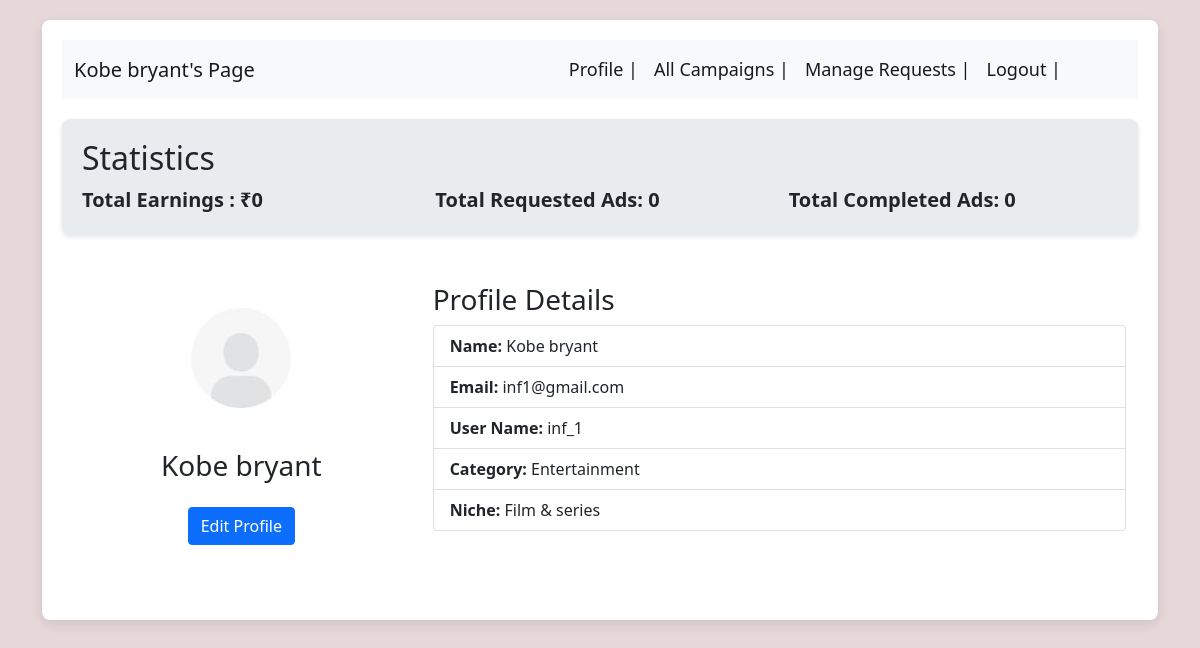
/influencer/profile/2 (signed in), run on the app's committed database.
### backend/models.py (models this page shows)
class user_table(db.Model):
    __tablename__ = "user_table"
    id = db.Column(db.Integer, primary_key=True)
    email = db.Column(db.String, nullable=False)
    full_name = db.Column(db.String, nullable=False)
    user_name = db.Column(db.String, nullable=False)
    pwd = db.Column(db.String, nullable=False)
    role = db.Column(db.Integer, nullable=False)
    status = db.Column(db.Integer,nullable = False,default = 1)
    user_influencer = db.relationship("influencers", backref="user")
    user_sponsor = db.relationship("sponsors", backref="user")

class influencers(db.Model):
    __tablename__ = "influencers"
    id = db.Column(db.Integer, db.ForeignKey('user_table.id'), primary_key=True)
    category = db.Column(db.String, nullable=False)
    niche = db.Column(db.String, nullable=False)
    followers_count = db.Column(db.Integer, nullable=False)
    earnings = db.Column(db.Integer,nullable = False,default = 0)

### backend/influencer_controllers.py (the view)
@app.route("/influencer/profile/<int:user_id>", methods=["GET", "POST"])
def influencer_profile(user_id):
    influencer_info = get_influencer_info(user_id)
    total_earnings = influencer_total_earnings(user_id)
    total_ads_requested = influencer_total_campaigns(user_id)
    total_ads_completed = influencer_total_campaigns_completed(user_id)
    return render_template("influencers_templates/influencer-profile.html",influencer_info = influencer_info,id = user_id,total_earnings = total_earnings
                           ,total_ads_requested = total_ads_requested,
                           total_ads_completed = total_ads_completed)

### backend/influencer_controllers.py (called while the page is built)
def get_influencer_info(user_id):
    influencer = influencers.query.filter_by(id=user_id).first()
    user = user_table.query.filter_by(id=user_id).first()
    influencer_info = {}
    influencer_info[user_id] = [
        user.full_name,
        user.email,
        user.user_name,
        influencer.category,
        influencer.niche,
        influencer.followers_count,
        user.pwd ]
    return dict(influencer_info)

def influencer_total_earnings(influencer_id):
    influencer = influencers.query.filter_by(id=influencer_id).first()
    return influencer.earnings

def influencer_total_campaigns(influencer_id):
    return adRequests.query.filter_by(influencer_id=influencer_id).count()

def influencer_total_campaigns_completed(influencer_id):
    return adRequests.query.filter_by(influencer_id=influencer_id, status=1).count()

### templates/influencers_templates/influencer-profile.html (shortened to what this page needs)
<!DOCTYPE html>
<html lang="en">
<head>
    <link rel = "stylesheet" href = "/static/influencer.css">
    <link href="https://cdn.jsdelivr.net/npm/bootstrap@5.0.2/dist/css/bootstrap.min.css" rel="stylesheet"
>
</head>
<body>
    <div class="container">
        <div class="panel">
            <nav class="navbar navbar-expand-lg navbar-light bg-light">
                <div class="container-fluid">
                    <a class="navbar-brand" style="font-size:20px;" href="#">{{ influencer_info[id][0] }}'s Page</a>
                    <div class="collapse navbar-collapse" id="navbarNavDropdown">
                        <ul class="navbar-nav" style="font-size:18px;">
                            <li class="nav-item" style="margin-left: 290px">
                                <a class="nav-link active" aria-current="page"
                                    href="/influencer/profile/{{id}}">Profile |</a>
                            </li>
                            <li class="nav-item">
                                <a class="nav-link active" aria-current="page"
                                    href="/influencer/campaigns/{{id}}">All Campaigns |</a>
                            </li>
                            <li class="nav-item">
                                <a class="nav-link active" aria-current="page"
                                    href="/influencer/manage_requests/{{id}}">Manage Requests |</a>
                            </li>
                            <li class="nav-item">
                                <a class="nav-link active" aria-current="page" href="/login">Logout |</a>
                            </li>
                        </ul>
                    </div>
                </div>
            </nav>
            <div class="statistics">
                <h2>Statistics</h2>
                <div class="row">
                    <div class="col">
                        <p>Total Earnings : <strong>&#8377;{{ total_earnings }}</strong></p>
                    </div>
                    <div class="col">
                        <p>Total Requested Ads: <strong>{{ total_ads_requested }}</strong></p>
                    </div>
                    <div class="col">
                        <p>Total Completed Ads: <strong>{{ total_ads_completed }}</strong></p>
                    </div>
                </div>
              </div>
            <div class="container mt-5">
                <div class="row">
                    <div class="col-md-4 text-center">
                        <img src="/static/profile-image.jpg" alt="Profile Photo" class="img-fluid rounded-circle">
                        <h3 class="mt-3">{{ influencer_info[id][0] }}</h3>
                        <button type="button" class="btn btn-primary mt-3" data-bs-toggle="modal"
                            data-bs-target="#editProfileModal1"
                            data-val="{{ influencer_info[id][0] }}#{{ influencer_info[id][1] }}#{{ influencer_info[id][2] }}#{{ influencer_info[id][3] }}#{{ influencer_info[id][4] }}#{{ influencer_info[id][5] }}#{{ influencer_info[id][6] }}">
                            Edit Profile
                        </button>
                    </div>
                    <div class="col-md-8">
                        <h3>Profile Details</h3>
                        <ul class="list-group">
                            <li class="list-group-item"><strong>Name:</strong> {{ influencer_info[id][0] }}</li>
                            <li class="list-group-item"><strong>Email:</strong> {{ influencer_info[id][1] }}</li>
                            <li class="list-group-item"><strong>User Name:</strong> {{ influencer_info[id][2] }}</li>
                            <li class="list-group-item"><strong>Category:</strong> {{ influencer_info[id][3] }}</li>
                            <li class="list-group-item"><strong>Niche:</strong> {{ influencer_info[id][4] }}</li>
                        </ul>
                    </div>
                </div>
            </div>
        </div>
    </div>
</body>
</html>

### static/influencer.css (style rules this page uses)
body { background-color: #e6d8d8 !important; }
.container { margin-top: 20px; }
.btn { background-color: #007bff; color: white; border: none; border-radius: 5px; padding: 10px 15px; transition: background-color 0.3s; }
.navbar { background-color: #343a40; border-radius: 0; }
.navbar-brand { color: #ffffff; }
.nav-link { color: #ffffff; }
.panel { background-color: #ffffff; border-radius: 8px; box-shadow: 0 4px 12px rgba(0, 0, 0, 0.1); padding: 20px; margin-bottom: 20px; min-height: 600px; }
.statistics { background-color: #e9ecef; padding: 20px; border-radius: 8px; box-shadow: 0 2px 5px rgba(0, 0, 0, 0.1); margin-top: 20px; }
.statistics p { font-size: 1.25rem; font-weight: bold; margin: 0; }

### data on the page
user_table: full_name "Kobe bryant", email "inf1@gmail.com", user_name "inf_1"
influencers: category "Entertainment", niche "Film & series"

### other printed values
{{ total_earnings }} "0"
{{ total_ads_requested }} "0"
{{ total_ads_completed }} "0"
